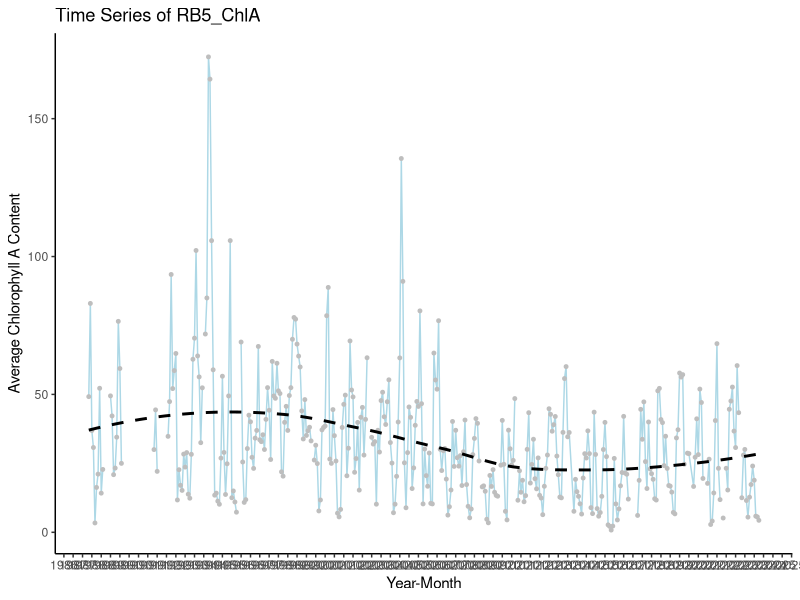
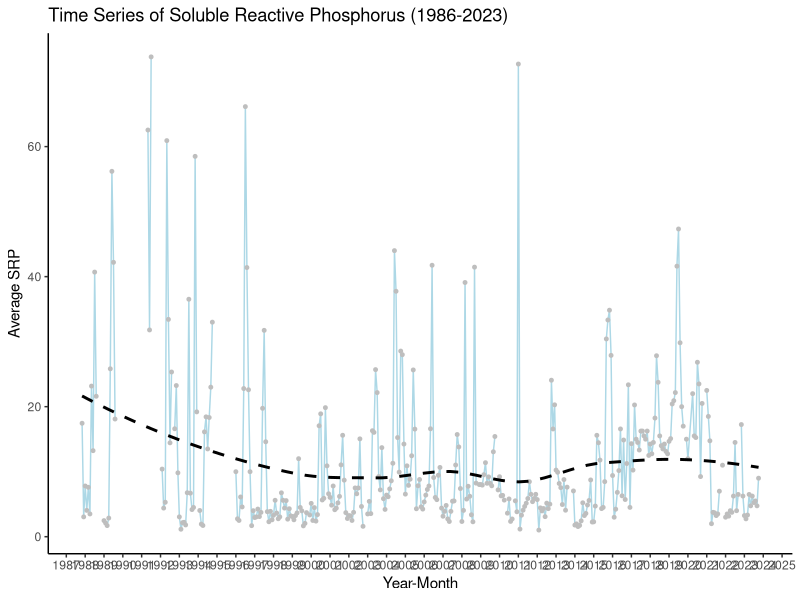
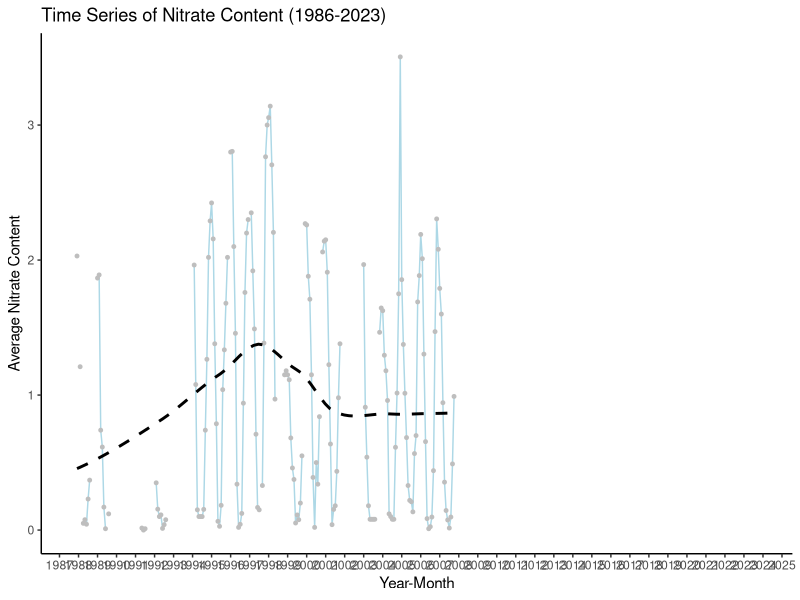
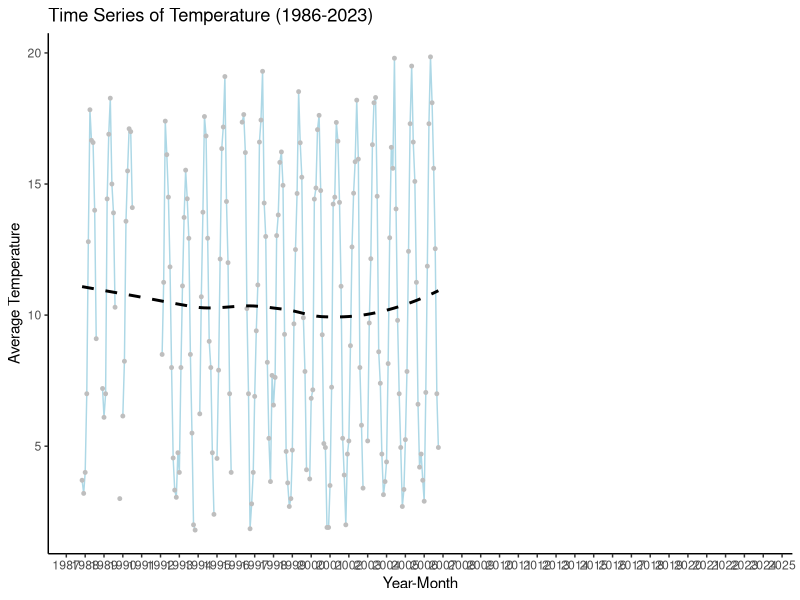
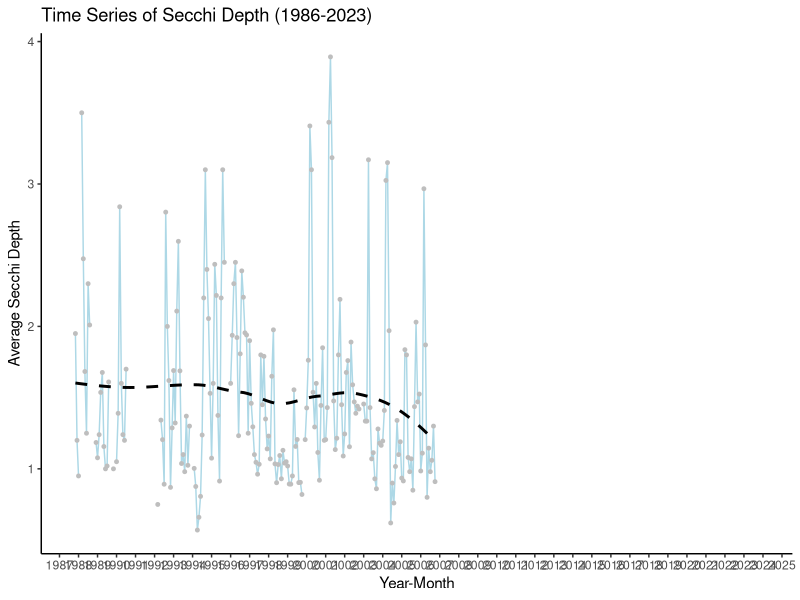
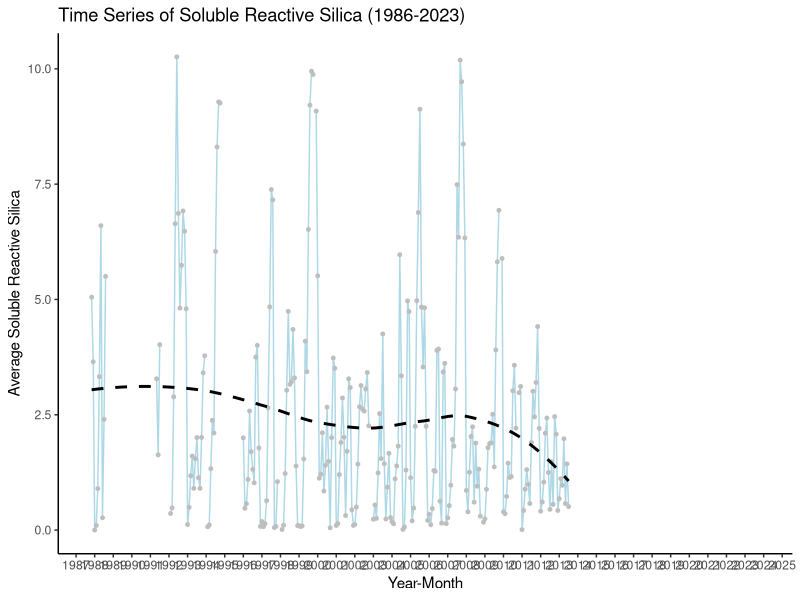
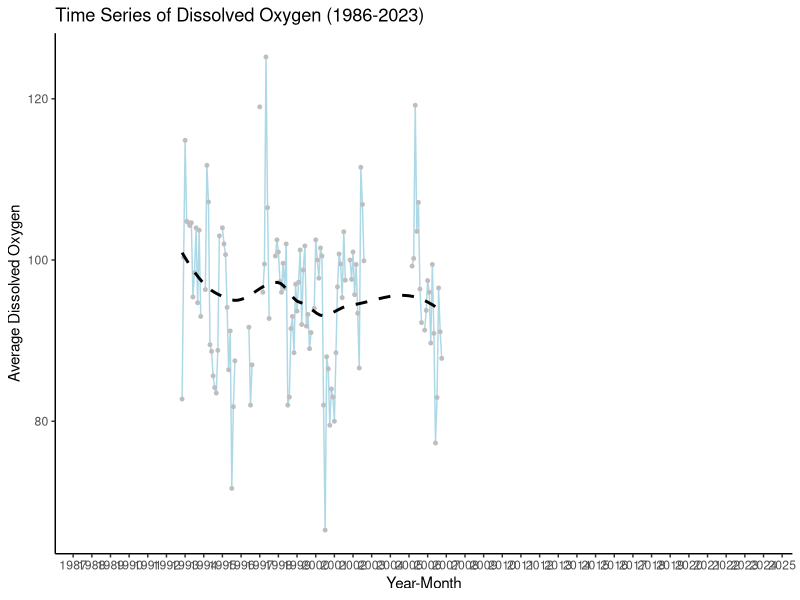
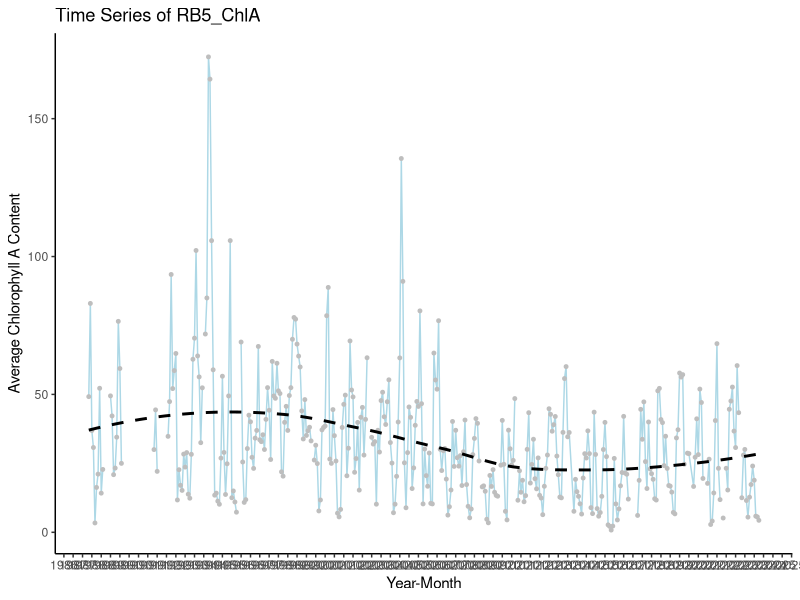

Reproduce these figures in R, in order.
#7/2/25
#plotting raw time series data 

#library 
library(tidyverse)
#install.packages("tidyverse")

#loading data
monitoring_data<-read.csv("data/csv/monitoring_data_1980-2023.csv")

#checking data
View(monitoring_data)

#changing the date format
monitoring_data<-monitoring_data %>% 
  mutate(Expr1=dmy(Expr1),
         year = year(Expr1),  # Extract year
         month = month(Expr1))

View(monitoring_data)

#filtering data for only RB5 data
RB5_only <- monitoring_data %>%
  filter(!is.na(Expr1) & Expr1 >as.Date("1986-04-07")) %>%   # Keep rows where Expr1 is not NA
  select(Expr1, month, year, starts_with("RB5"))   # Keep Expr1 and columns starting with RB5

#checking data
View(RB5_only)

#averaging across months 
RB5_monthly_average<- RB5_only %>%
  group_by(year, month) %>%
  summarise(across(where(is.numeric), mean, na.rm = TRUE)) %>%  # Average numeric cols
  ungroup()%>%
  mutate(YearMonth = as.Date(paste(year, month, "01", sep = "-"))  # Create a proper date format
  ) #%>% 
  #filter(YearMonth>= as.Date("2004-01-01") & YearMonth <= as.Date("2016-12-01"))

#checking data 
View(RB5_monthly_average)

#plot ChlA
plot_ChlA<-ggplot(RB5_monthly_average, aes(x = YearMonth, y = RB5.ChlA)) +
  geom_line(colour="lightblue",linewidth = 0.5) +  # Line plot
  geom_point(colour="grey",size = 1) +  # Add points
  geom_smooth(linetype="dashed",se=F,colour="black")+
  labs(title = "Time Series of RB5_ChlA",
       x = "Year-Month",
       y = "Average Chlorophyll A Content") +
  scale_x_date(date_labels = "%Y", date_breaks = "6 months") +  # Format x-axis
  theme_classic()  # Clean theme

plot_ChlA

ggsave("output/timeseries/chlA.png",plot_ChlA,width=16,height=8,dpi=450)
#ggsave("output/timeseries2004-2016/chlA.png",plot_ChlA,width=16,height=8,dpi=450)

#plot SRP
plot_SRP<-ggplot(RB5_monthly_average, aes(x = YearMonth, y = RB5.SRP)) +
   geom_line(colour="lightblue",linewidth = 0.5) +  # Line plot
   geom_point(colour="grey",size = 1) +  # Add points
   geom_smooth(linetype="dashed",se=F,colour="black")+
   labs(title = "Time Series of Soluble Reactive Phosphorus (1986-2023)",
        x = "Year-Month",
        y = "Average SRP") +
   scale_x_date(date_labels = "%Y", date_breaks = "12 months") +  # Format x-axis
   theme_classic()  # Clean theme

plot_SRP

ggsave("output/timeseries/SRP.png",plot_SRP,width=16,height=8,dpi=450)
#ggsave("output/timeseries2004-2016/SRP.png",plot_SRP,width=16,height=8,dpi=450)

#plot NO3
plot_NO3<-ggplot(RB5_monthly_average, aes(x = YearMonth, y = RB5.NO3)) +
   geom_line(colour="lightblue",linewidth = 0.5) +  # Line plot
   geom_point(colour="grey",size = 1) +  # Add points
   geom_smooth(linetype="dashed",se=F,colour="black")+
   labs(title = "Time Series of Nitrate Content (1986-2023)",
        x = "Year-Month",
        y = "Average Nitrate Content") +
   scale_x_date(date_labels = "%Y", date_breaks = "12 months") +  # Format x-axis
   theme_classic()  # Clean theme

 plot_NO3
 
ggsave("output/timeseries/NO3.png",plot_NO3,width=16,height=8,dpi=450)
#ggsave("output/timeseries2004-2016/NO3.png",plot_NO3,width=16,height=8,dpi=450)
 
#plot temp
plot_temp<-ggplot(RB5_monthly_average, aes(x = YearMonth, y = RB5.Temp)) +
  geom_line(colour="lightblue",linewidth = 0.5) +  # Line plot
  geom_point(colour="grey",size = 1) +  # Add points
  geom_smooth(linetype="dashed",se=F,colour="black")+
  labs(title = "Time Series of Temperature (1986-2023)",
       x = "Year-Month",
       y = "Average Temperature") +
  scale_x_date(date_labels = "%Y", date_breaks = "12 months") +  # Format x-axis
  theme_classic()  # Clean theme

plot_temp

ggsave("output/timeseries/temp.png",plot_NO3,width=16,height=8,dpi=450)
#ggsave("output/timeseries2004-2016/temp.png",plot_NO3,width=16,height=8,dpi=450)

#plot secchi depth
plot_SD<-ggplot(RB5_monthly_average, aes(x = YearMonth, y = RB5.SD)) +
  geom_line(colour="lightblue",linewidth = 0.5) +  # Line plot
  geom_point(colour="grey",size = 1) +  # Add points
  geom_smooth(linetype="dashed",se=F,colour="black")+
  labs(title = "Time Series of Secchi Depth (1986-2023)",
       x = "Year-Month",
       y = "Average Secchi Depth") +
  scale_x_date(date_labels = "%Y", date_breaks = "12 months") +  # Format x-axis
  theme_classic()  # Clean theme

plot_SD

ggsave("output/timeseries/SD.png",plot_NO3,width=16,height=8,dpi=450)
#ggsave("output/timeseries2004-2016/SD.png",plot_NO3,width=16,height=8,dpi=450)

#plot soluble reactive silica
plot_SRSi<-ggplot(RB5_monthly_average, aes(x = YearMonth, y = RB5.SRSi)) +
  geom_line(colour="lightblue",linewidth = 0.5) +  # Line plot
  geom_point(colour="grey",size = 1) +  # Add points
  geom_smooth(linetype="dashed",se=F,colour="black")+
  labs(title = "Time Series of Soluble Reactive Silica (1986-2023)",
       x = "Year-Month",
       y = "Average Soluble Reactive Silica") +
  scale_x_date(date_labels = "%Y", date_breaks = "12 months") +  # Format x-axis
  theme_classic()  # Clean theme

plot_SRSi

ggsave("output/timeseries/SRSi.png",plot_SRSi,width=16,height=8,dpi=450)
#ggsave("output/timeseries2004-2016/SRSi.png",plot_SRSi,width=16,height=8,dpi=450)

#plot dissolved oxygen
plot_DO<-ggplot(RB5_monthly_average, aes(x = YearMonth, y = RB5.DO)) +
  geom_line(colour="lightblue",linewidth = 0.5) +  # Line plot
  geom_point(colour="grey",size = 1) +  # Add points
  geom_smooth(linetype="dashed",se=F,colour="black")+
  labs(title = "Time Series of Dissolved Oxygen (1986-2023)",
       x = "Year-Month",
       y = "Average Dissolved Oxygen") +
  scale_x_date(date_labels = "%Y", date_breaks = "12 months") +  # Format x-axis
  theme_classic()  # Clean theme

plot_DO

ggsave("output/timeseries/DO.png",plot_DO,width=16,height=8,dpi=450)
#ggsave("output/timeseries2004-2016/DO.png",plot_DO,width=16,height=8,dpi=450)
